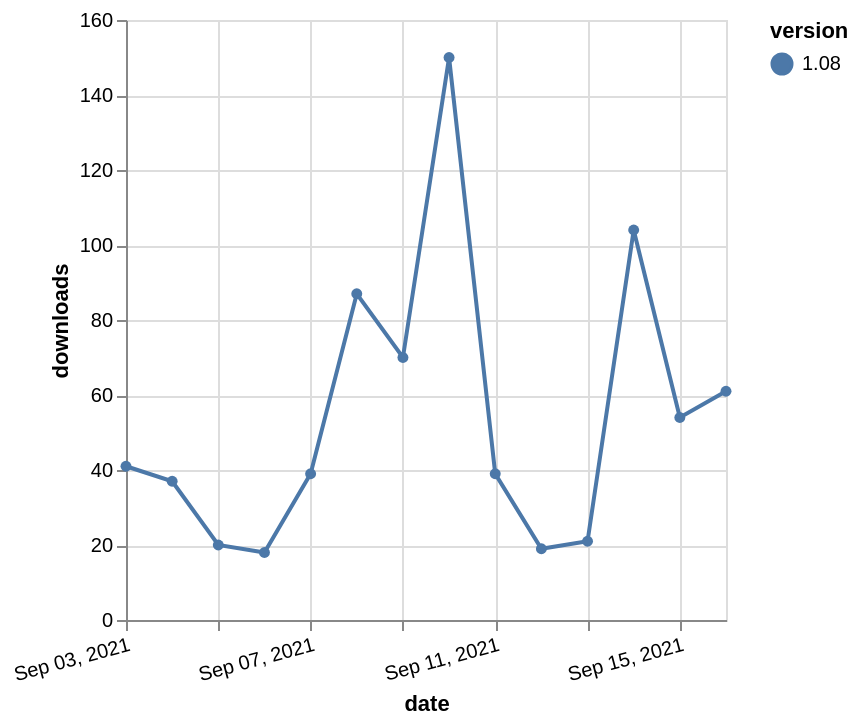

Express this chart as Vega-Lite.
### Vega-Lite specification from a JSON file in a GitHub repository (floating-point values rounded to 4 significant figures)
{"$schema": "https://vega.github.io/schema/vega-lite/v5.json", "description": "A simple bar chart with embedded data.", "data": {"values": [{"date": "2021-09-03", "total": 64138, "delta": 41, "version": "1.08"}, {"date": "2021-09-04", "total": 64175, "delta": 37, "version": "1.08"}, {"date": "2021-09-05", "total": 64195, "delta": 20, "version": "1.08"}, {"date": "2021-09-06", "total": 64213, "delta": 18, "version": "1.08"}, {"date": "2021-09-07", "total": 64252, "delta": 39, "version": "1.08"}, {"date": "2021-09-08", "total": 64339, "delta": 87, "version": "1.08"}, {"date": "2021-09-09", "total": 64409, "delta": 70, "version": "1.08"}, {"date": "2021-09-10", "total": 64559, "delta": 150, "version": "1.08"}, {"date": "2021-09-11", "total": 64598, "delta": 39, "version": "1.08"}, {"date": "2021-09-12", "total": 64617, "delta": 19, "version": "1.08"}, {"date": "2021-09-13", "total": 64638, "delta": 21, "version": "1.08"}, {"date": "2021-09-14", "total": 64742, "delta": 104, "version": "1.08"}, {"date": "2021-09-15", "total": 64796, "delta": 54, "version": "1.08"}, {"date": "2021-09-16", "total": 64857, "delta": 61, "version": "1.08"}]}, "width": "container", "mark": {"type": "line", "point": {"filled": true}}, "encoding": {"x": {"field": "date", "type": "temporal", "timeUnit": "yearmonthdate", "title": "date", "axis": {"labelAngle": -15}}, "y": {"field": "delta", "type": "quantitative", "title": "downloads"}, "color": {"field": "version", "type": "nominal"}, "tooltip": {"field": "delta"}}}
